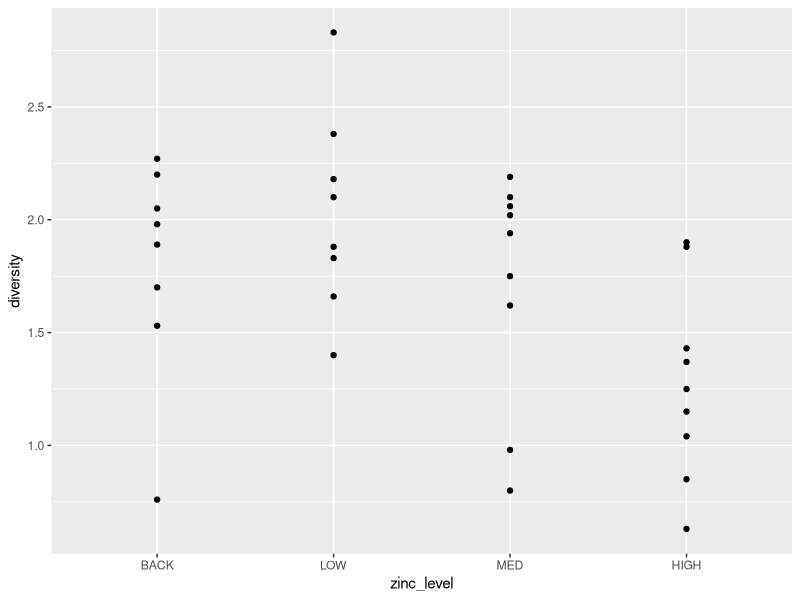
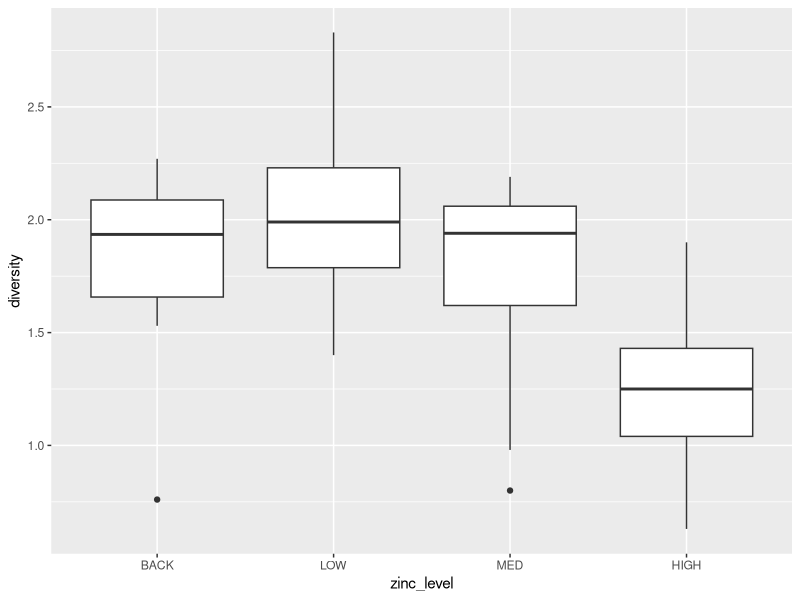
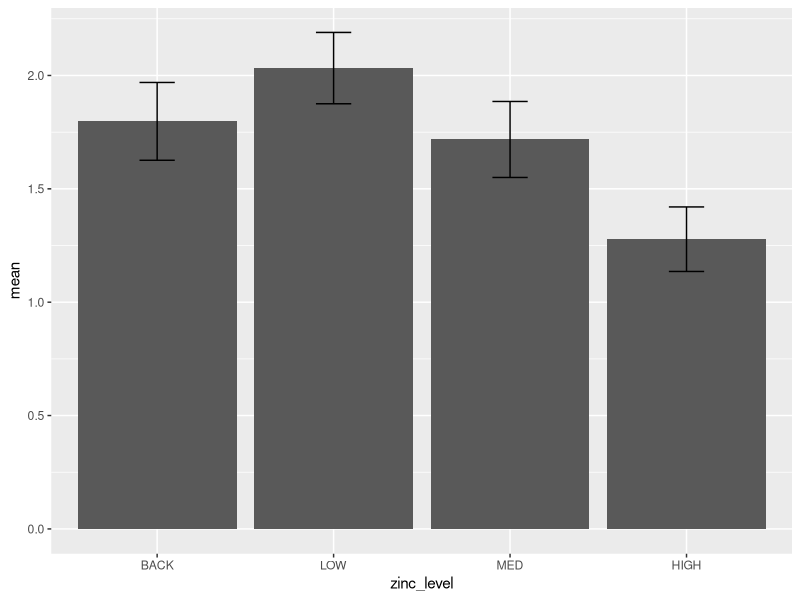
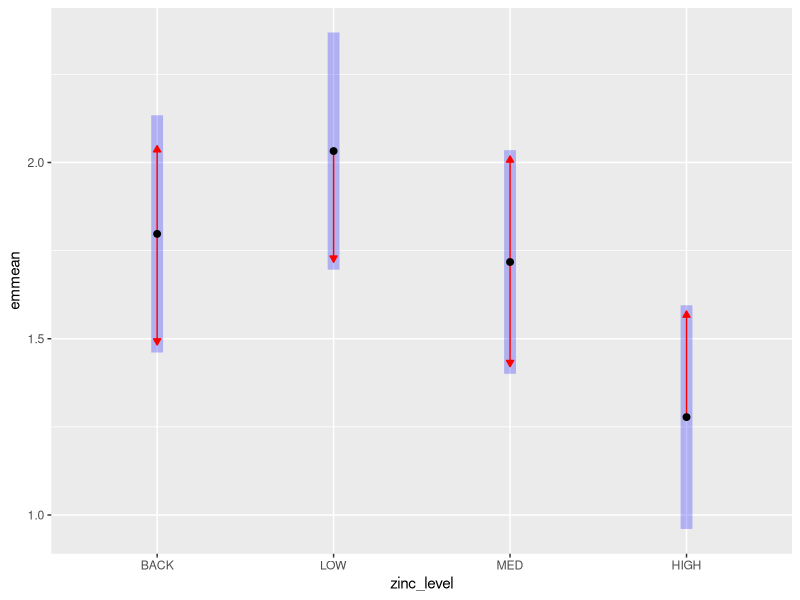
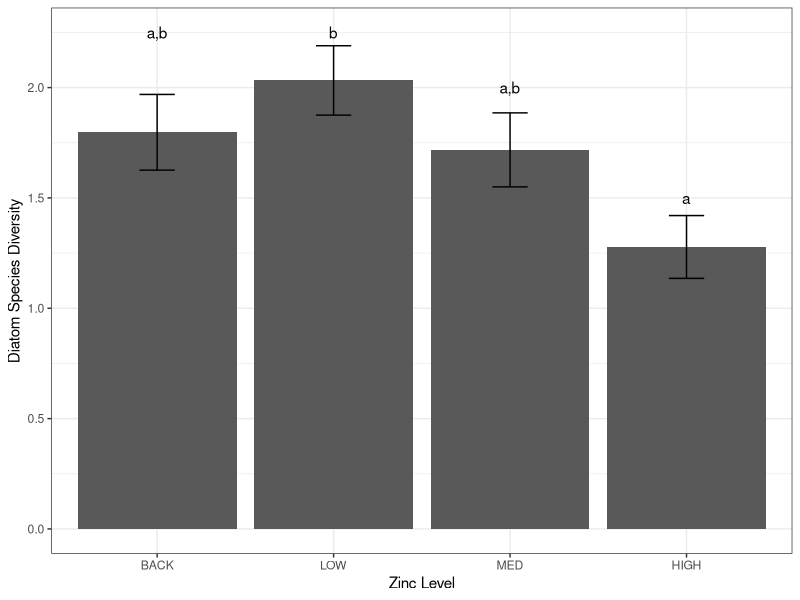
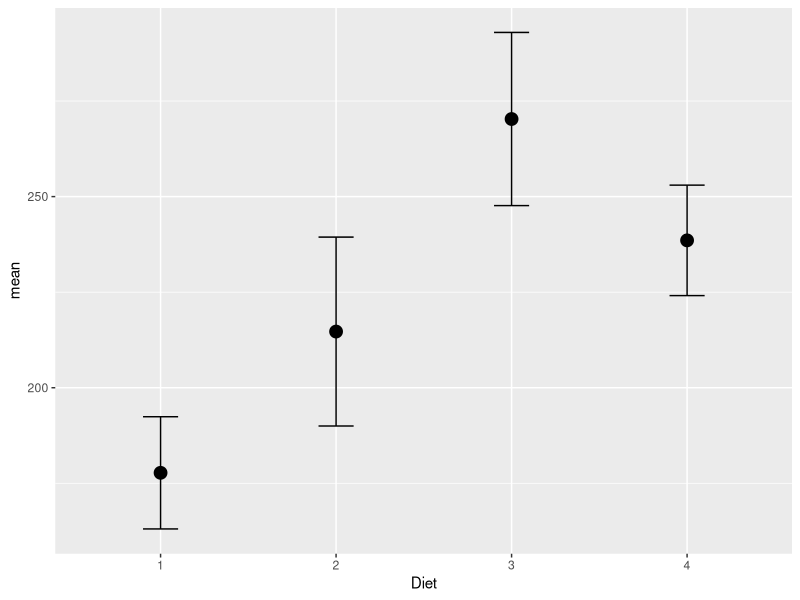
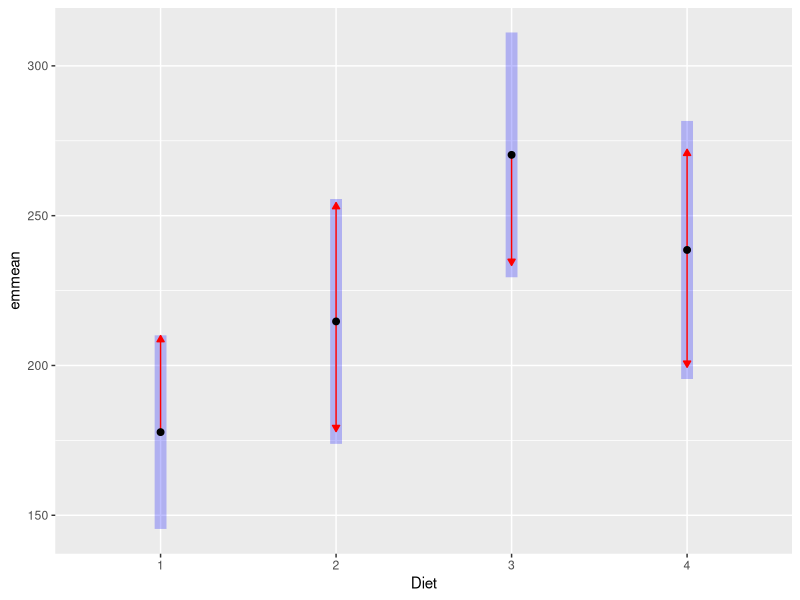
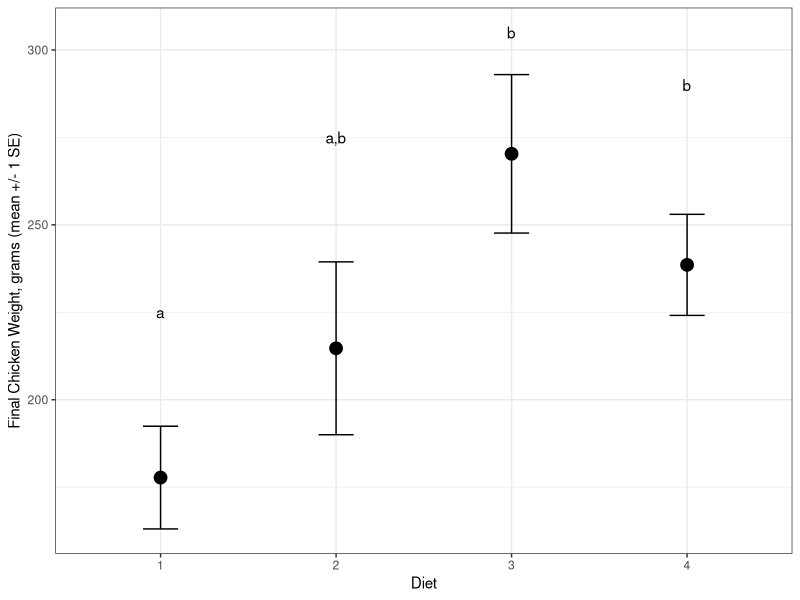

Here is the R script that generated these plots, in order:
## ---- chunk 1
library(readr)
library(dplyr)
library(ggplot2)
library(emmeans)
library(multcomp)
## ---- chunk 2
knitr::opts_chunk$set(echo = TRUE, include=FALSE)
####TOGGLE the 'include' OPTION FOR STUDENT vs. KEY VERSION of EXAM (include=FALSE)####
## ---- chunk 3
medley <- read.csv("medley.csv")
#diseases <- readr::read_csv("diseases.csv")
## ---- chunk 4
#Reorder the factor levels to be more intuitive.
medley$zinc_level <- factor(medley$zinc_level, levels = c('BACK', 'LOW', 'MED', 'HIGH'))
#check to make sure they were reordered
unique(medley$zinc_level)
## ---- chunk 5
#Start by visualizing the data, easiest methods are a point plot and a
#box plot (doesn't require you to summarize data first).

ggplot(medley, aes(x = zinc_level, y = diversity)) +   # data & aesthetic mapping
  geom_point()

ggplot(medley, aes(x = zinc_level, y = diversity)) +   # data & aesthetic mapping
  geom_boxplot()
## ---- chunk 6
#These figures don't actually help visualize differences all that much,
#especially because there are some potential outliers that are tricking
#our eye and no error bars to help visually determine pairwise group
#differences. Lets summarize the data so we can display the means and
#error bars. If your levels of zinc are in a different order (such as
#alphabetical), then you didn't properly re-level the categorical
#`zinc_level` variable.


stats_medley <- medley %>%  # names of the new data frame and the data frame to be summarized
  group_by(zinc_level) %>%  # grouping variable
  summarise(mean = mean(diversity),  # mean of each group
            n    = n(),        # sample size per group
            sd   = sd(diversity),    # standard deviation of each group
            se   = sd(diversity) / sqrt(n()))  # standard error of each group
stats_medley
## ---- chunk 7
#Now that we have summary statistics for the `medley` data set, we can
#make a more informative figure.

p1 <- ggplot(stats_medley, aes(x = zinc_level, y = mean)) +   # data & aesthetic mapping
  geom_bar(stat = "identity") +                               # bars represent means
  geom_errorbar(aes(ymin = mean - se, ymax = mean + se), width = 0.2)  # error bars
p1
## ---- chunk 8
#That is much more helpful because we can clearly see both the means and
#standard errors to infer pairwise differences among stream types. The
#HIGH concentration zinc streams clearly have lower species diversity
#than the others. First we need to fit a linear model to see whether
#there are *overall* differences among stream types.

model_zinc <- lm(diversity ~ zinc_level, data=medley)
summary(model_zinc)
## ---- chunk 9
#From the ANOVA report at the bottom, there appears to be overall
#differences (p = 0.017) in diversity among the streams with different
#concentrations of zinc. This indicates that *at least one stream* is
#significantly different from the others in species diversity (reject
#null hypothesis that all stream types have the same diversity).

#Now we use the `emmeans` package to make pairwise comparisons among the
#four stream types.


#Multiple Contrasts using EMmeans package
emm_model_zinc<- emmeans(model_zinc, "zinc_level")
pairs(emm_model_zinc)
## ---- chunk 10
#It looks like the only significant difference in species diversity was
#between the LOW and HIGH zinc streams (p = 0.011). Lets do a quick plot
#to visualize this difference. Yep, no overlap between error bars of LOW
#and HIGH groups.


#visually compare marginal means (LS means)
plot(emm_model_zinc, comparisons = TRUE) +
  coord_flip()
## ---- chunk 11
#Now we can try to describe all pairwise comparisons among groups
#ourselves, or we can use a Connecting Letters Differences (CLD) report
#to help.

#connecting letters differences report
multcomp::cld(emm_model_zinc, Letters=letters)
## ---- chunk 12
#Transcribe the group letters onto the bar chart you made previously. Be
#careful, the `multcomp` package does not respect the reordering of
#levels you did previously; it sorts groups by lowest to highest mean.
#Transcribe letters carefully.

#(*Sidenote: Can you think of a way of forcing R to sort the CLD report
#by your re-leveled `zinc_level` variable rather than by the default of
#increasing `emmean`?*)

#If you previously made the chart an object (like you should always do)
#then it will be easy to call up here and add text annotations or text
#boxes depicting differences among streams.

p1 +
  annotate("text", x=4, y=1.5, label="a") +    #HIGH
  annotate("text", x=3, y=2, label="a,b") +    #MED
  annotate("text", x=1, y=2.25, label="a,b") + #BACK
  annotate("text", x=2, y=2.25, label="b") +  #LOW
  #make plot pretty
  xlab("Zinc Level") +
  ylab("Diatom Species Diversity") +
  theme_bw()
## ---- chunk 13
ChickWeight <- ChickWeight %>%
  filter(Time == 21)

str(ChickWeight)
## ---- chunk 14
#Make summary statistics of the data set.

stats_chicks <- ChickWeight %>%  # names of the new data frame and the data frame to be summarized
  group_by(Diet) %>%  # grouping variable
  summarise(mean = mean(weight),  # mean of each group
            n    = n(),        # sample size per group
            sd   = sd(weight),    # standard deviation of each group
            se   = sd(weight) / sqrt(n()))  # standard error of each group
stats_chicks
## ---- chunk 15
p2 <- ggplot(stats_chicks, aes(x = Diet, y = mean)) +   # data & aesthetic mapping
  geom_point(size=4) +                               # bars represent means
  geom_errorbar(aes(ymin = mean - se, ymax = mean + se), width = 0.2)  # error bars
p2
## ---- chunk 16
model_chicks <- lm(weight ~ Diet, data=ChickWeight)
summary(model_chicks)
## ---- chunk 17
#Multiple Contrasts using EMmeans package
emm_model_chicks<- emmeans(model_chicks, "Diet")
pairs(emm_model_chicks)
## ---- chunk 18
#visually compare marginal means (LS means)
plot(emm_model_chicks, comparisons = TRUE) +
  coord_flip()
## ---- chunk 19
#connecting letters differences report
multcomp::cld(emm_model_chicks, Letters=letters)
## ---- chunk 20
#Make the plot annotated with CLD letters and pretty it up.

p2 +
  annotate("text", x=1, y=225, label="a")+
  annotate("text", x=2, y=275, label="a,b")+
  annotate("text", x=4, y=290, label="b")+
  annotate("text", x=3, y=305, label="b") +
  ylab("Final Chicken Weight, grams (mean +/- 1 SE)")+
  theme_bw()
## ---- chunk 21
basil <- read.csv("basil.csv")
## ---- chunk 22
stats_basil <- basil %>%  # names of the new data frame and the data frame to be summarized
  group_by(strain) %>%  # grouping variable
  summarise(mean = mean(basildiol),  # mean of each group
            n    = n(),        # sample size per group
            sd   = sd(basildiol),    # standard deviation of each group
            se   = sd(basildiol) / sqrt(n()))  # standard error of each group
stats_basil
## ---- chunk 23
p3 <- ggplot(stats_basil, aes(x = strain, y = mean)) +   # data & aesthetic mapping
  geom_bar(stat = "identity") +                               # bars represent means
  geom_errorbar(aes(ymin = mean - se, ymax = mean + se), width = 0.2)  # error bars
p3
## ---- chunk 24
model_basil <- lm(basildiol ~ strain, data=basil)
summary(model_basil)
## ---- chunk 25
#Multiple Contrasts using EMmeans package
emm_model_basil<- emmeans(model_basil, "strain")
pairs(emm_model_basil)
## ---- chunk 26
#connecting letters differences report
multcomp::cld(emm_model_basil, Letters=letters)
## ---- chunk 27
p3 +
  annotate("text", x=1, y=15, label="a") +      #dank
  annotate("text", x=3, y=17.5, label="a") +    #dream
  annotate("text", x=2, y=22.5, label="b") +      #diesel
  #make plot pretty
  xlab("Basil Strain") +
  ylab("Concentration of Basildiol (% Dry Mass)") +
  theme_bw(base_size=15) +
  annotate("text", x=1.35, y=25, label="F2,26 = 11.06, P = 0.0003, R^2 = 0.41")+
  aes(fill=strain) +
  theme(legend.position="none")
